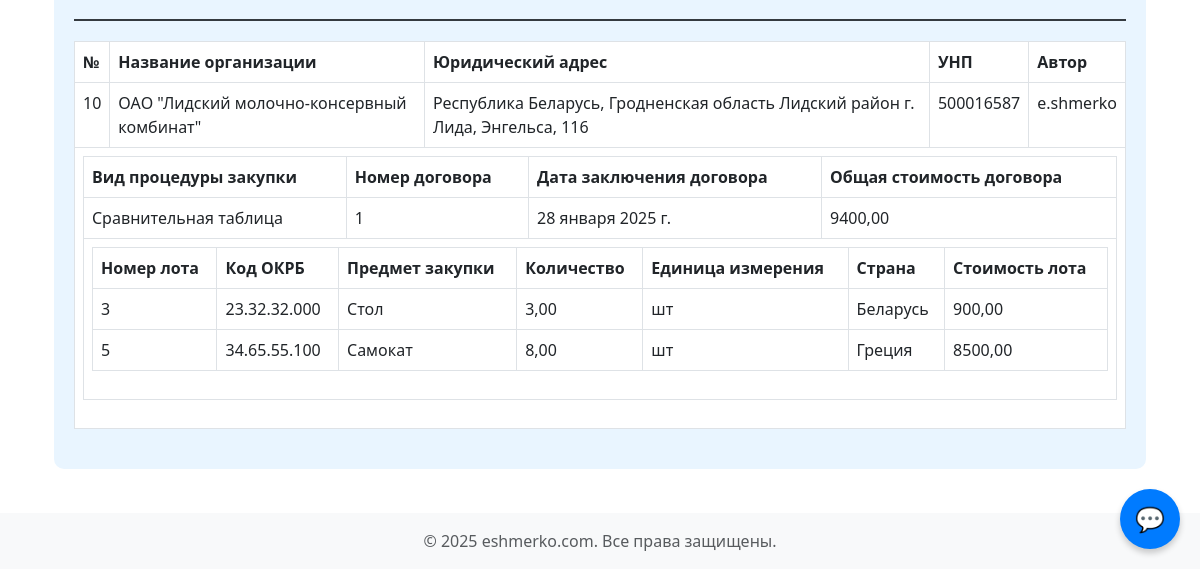
Before: /table/ (signed in, lower part) with the older database file.
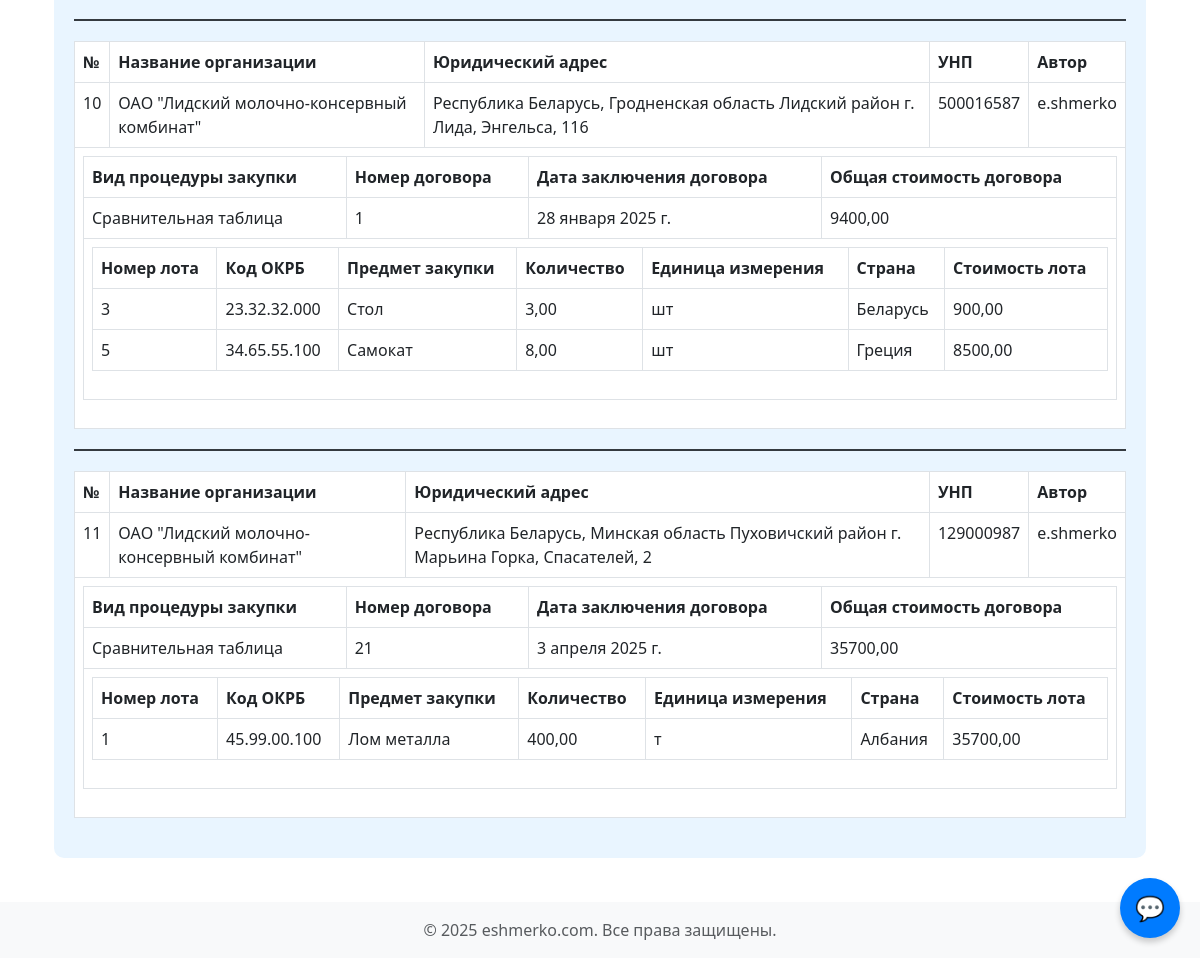
After: the same page with the newer database file.
### regforma/models.py (models this page shows, shortened)
class Company(models.Model):
    name = models.CharField(max_length=200, verbose_name='Название организации')
    adress = models.CharField(max_length=200, verbose_name='Юридический адрес')
    unp = models.CharField(max_length=200, verbose_name='УНП')
    author = models.ForeignKey(User, on_delete=models.CASCADE, related_name='companies')

class PredmetZakupki(models.Model):
    VID_ZAKUPKI_CHOICES = [
        ('Сравнительная таблица', 'Сравнительная таблица'),
        ('Прямая процедура', 'Прямая процедура'),
        ('Переход на прямую процедуру закупки', 'Переход на прямую процедуру закупки'),
        ('Упрощенная процедура закупки до 15 БВ', 'Упрощенная процедура закупки до 15 БВ'),
        ('Конкурентный лист', 'Конкурентный лист'),
        ('Открытый конкурс', 'Открытый конкурс'),
        ('Закупка из одного источника', 'Закупка из одного источника'),
    ]
    vid_zakupki = models.CharField(
        max_length=200,
        choices=VID_ZAKUPKI_CHOICES,
        verbose_name='Вид процедуры закупки'
    )
    nomer_dogovora = models.CharField(max_length=200, verbose_name='Номер договора')
    data_dogovora = models.DateField(verbose_name='Дата заключения договора')
    price_full = models.DecimalField(max_digits=10, decimal_places=2, verbose_name='Общая стоимость договора')
    data_creator_zakupki = models.DateField(default=timezone.now)
    company = models.ForeignKey(Company, on_delete=models.CASCADE, related_name='zakupki')

class Lots(models.Model):
    number_lot = models.PositiveIntegerField(default=1, verbose_name='Номер лота')
    cod_okrb = models.CharField(max_length=200, verbose_name='Код ОКРБ')
    predmet_zakupki = models.CharField(max_length=200, verbose_name='Предмет закупки (что закупаем)')
    unit = models.DecimalField(max_digits=10, decimal_places=2, verbose_name='Количество')  # Для дробных значений
    ed_izmer = models.CharField(max_length=20, choices=UNITS_CHOICES, verbose_name='Единица измерения')
    country = models.CharField(max_length=100, choices=COUNTRY_CHOICES, verbose_name='Страна')
    price_lot = models.DecimalField(max_digits=10, decimal_places=2, verbose_name='Стоимость лота (БезНДС), руб.')
    zakupki = models.ForeignKey(PredmetZakupki, on_delete=models.CASCADE, related_name='lots')

### regforma/views.py (the view)
# urls.py: path('table/', table, name='table'),
@login_required
def table(request):
    if request.user.is_superuser:
        companies = Company.objects.prefetch_related('zakupki__lots').all()
    else:
        companies = Company.objects.filter(author=request.user).prefetch_related('zakupki__lots')
    return render(request, 'table.html', {'companies': companies})

### regforma/templates/table.html (shortened to what this page needs)
{% extends 'base.html' %}
{% block content %}
<div class="container">
    <div class="form-section">
        <br>
        {% if companies %}
            {% for company in companies %}
                {% if not forloop.first %}
                <div class="company-divider"></div>
                {% endif %}
                <table class="table table-bordered table-style">
                    <thead class="thead-dark">
                        <tr>
                            <th>№</th>
                            <th>Название организации</th>
                            <th>Юридический адрес</th>
                            <th>УНП</th>
                            <th>Автор</th>
                        </tr>
                    </thead>
                    <tbody>
                        <tr>
                            <td>{{ forloop.counter }}</td>
                            <td>{{ company.name }}</td>
                            <td>{{ company.adress }}</td>
                            <td>{{ company.unp }}</td>
                            <td>{{ company.author.username }}</td>
                        </tr>
                        <tr>
                            <td colspan="5">
                                <table class="table table-bordered table-style">
                                    <thead class="thead-dark">
                                        <tr>
                                            <th>Вид процедуры закупки</th>
                                            <th>Номер договора</th>
                                            <th>Дата заключения договора</th>
                                            <th>Общая стоимость договора</th>
                                        </tr>
                                    </thead>
                                    <tbody>
                                        {% for zakupka in company.zakupki.all %}
                                        <tr>
                                            <td>{{ zakupka.vid_zakupki }}</td>
                                            <td>{{ zakupka.nomer_dogovora }}</td>
                                            <td>{{ zakupka.data_dogovora }}</td>
                                            <td>{{ zakupka.price_full }}</td>
                                        </tr>
                                        <tr>
                                            <td colspan="4">
                                                <table class="table table-bordered table-style">
                                                    <thead class="thead-dark">
                                                        <tr>
                                                            <th>Номер лота</th>
                                                            <th>Код ОКРБ</th>
                                                            <th>Предмет закупки</th>
                                                            <th>Количество</th>
                                                            <th>Единица измерения</th>
                                                            <th>Страна</th>
                                                            <th>Стоимость лота</th>
                                                        </tr>
                                                    </thead>
                                                    <tbody>
                                                        {% for lot in zakupka.lots.all %}
                                                        <tr>
                                                            <td>{{ lot.number_lot }}</td>
                                                            <td>{{ lot.cod_okrb }}</td>
                                                            <td>{{ lot.predmet_zakupki }}</td>
                                                            <td>{{ lot.unit }}</td>
                                                            <td>{{ lot.ed_izmer }}</td>
                                                            <td>{{ lot.country }}</td>
                                                            <td>{{ lot.price_lot }}</td>
                                                        </tr>
                                                        {% endfor %}
                                                    </tbody>
                                                </table>
                                            </td>
                                        </tr>
                                        {% endfor %}
                                    </tbody>
                                </table>
                            </td>
                        </tr>
                    </tbody>
                </table>
            {% endfor %}
        {% else %}
            <div class="alert alert-info" role="alert">
                У вас пока нет закупок. <a href="{% url 'regforma' %}">Создать закупку</a>
            </div>
        {% endif %}
    </div>
</div>
{% endblock %}

### regforma/templates/base.html (shortened to what this page needs)
{% load static %}
<!DOCTYPE html>
<html lang="ru">
<head>
    <link rel="stylesheet" href="https://cdn.jsdelivr.net/npm/bootstrap@5.3.0/dist/css/bootstrap.min.css">
    <link rel="stylesheet" href="{% static 'css/style.css' %}">
</head>
<body>
    <div class="container">
        {% block content %}{% endblock %}
    </div>
{% include 'chat.html' %}
{% include 'footer.html' %}
</body>
</html>

### regforma/templates/chat.html (shortened to what this page needs)
<button id="chat-button">💬</button>

### regforma/templates/footer.html
<br>
<footer class="footer mt-auto py-3 bg-light">
    <div class="container text-center" style="width: 80%;">
        <span class="text-muted">© 2025 eshmerko.com. Все права защищены.</span>
    </div>
</footer>

### static/css/style.css (style rules this page uses)
.form-section, .navbar, .user-info { width: 100%; margin: 20px auto; border-radius: 5px; }
.form-section { border: 0px solid #007bff; border-radius: 10px; background-color: #e9f5ff; padding: 20px; }
.company-divider { height: 2px; background-color: #343a40; margin: 20px 0; }
.table-style { margin-bottom: 20px; }
#chat-button { position: fixed; bottom: 20px; right: 20px; width: 60px; height: 60px; background-color: #007bff; color: #fff; border: none; border-radius: 50%; box-shadow: 0 4px 6px rgba(0, 0, 0, 0.2); cursor: pointer; font-size: 24px; }

Changed rows visible on the page:
added Company: name "ОАО \"Лидский молочно-консервный комбинат\"", adress "Республика Беларусь, Минская область Пуховичский район г. Марьина Горка, Спасателей, 2", unp "129000987", author.username "e.shmerko"
added PredmetZakupki: vid_zakupki "Сравнительная таблица", nomer_dogovora "21", data_dogovora "3 апреля 2025 г.", price_full "35700,00", shown under "ОАО \"Лидский молочно-консервный комбинат\""
added Lots: number_lot "1", cod_okrb "45.99.00.100", predmet_zakupki "Лом металла", unit "400,00", ed_izmer "т", country "Албания", price_lot "35700,00", shown under "Сравнительная таблица"
